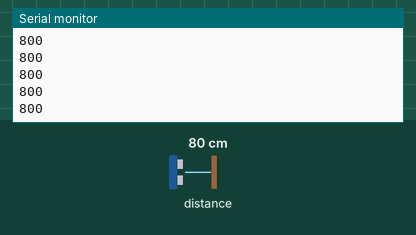
A sketch run on a simulated Arduino Uno, built with avr-gcc and run on an emulated ATmega328P. On the bench: the last lines printed to the serial monitor. The inputs (shaded band) are chosen by the test bench; at power-on: distance to the obstacle 80 cm.

Above: at 1.2 s.
1.3 s: distance to the obstacle set to 2 cm
At 2.2 s:
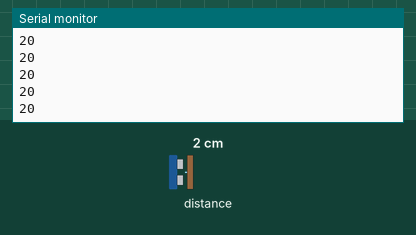
2.8 s: distance to the obstacle set to 4 cm
At 3.6 s:
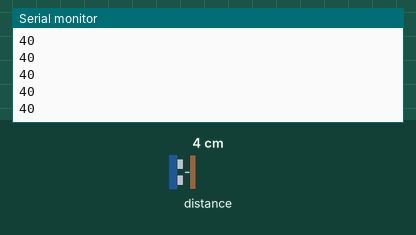
Timing chart, 0 to 5.8 s (numbered marks = the images above; inputs shaded):
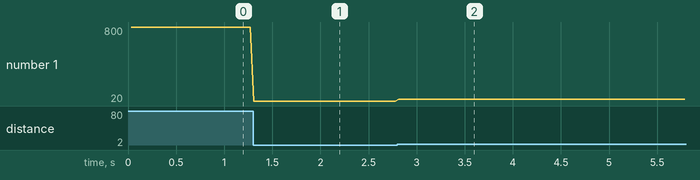

Measured:
- after the input at 1.3 s, the serial monitor: prints a new line at once (image 1)
- after the input at 2.8 s, the serial monitor: prints a new line at once (image 2)
- plotted number 1: 800 → 20 after the input at 1.3 s, 20 → 40 after the input at 2.8 s

The sketch:

print_distance.ino
```cpp
#include <Wire.h>
#include "SparkFun_VL53L1X.h"

SFEVL53L1X distanceSensor;

void setup() {
  // put your setup code here, to run once:
  Wire.begin();
  Serial.begin(115200);
}

void loop() {
  // put your main code here, to run repeatedly:
  distanceSensor.startRanging(); //Write configuration bytes to initiate measurement
  while (!distanceSensor.checkForDataReady())
  {
    delay(1);
  }
  int distance = distanceSensor.getDistance(); //Get the result of the measurement from the sensor
  distanceSensor.clearInterrupt();
  distanceSensor.stopRanging();

  Serial.println(distance);
}
```
